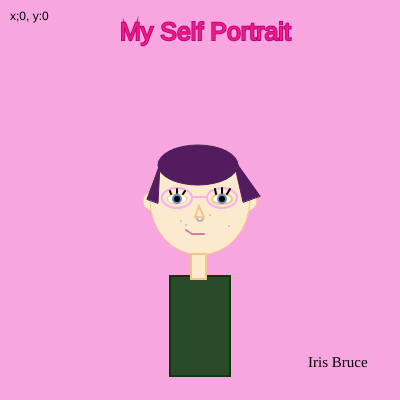
Frame 1 (no input)
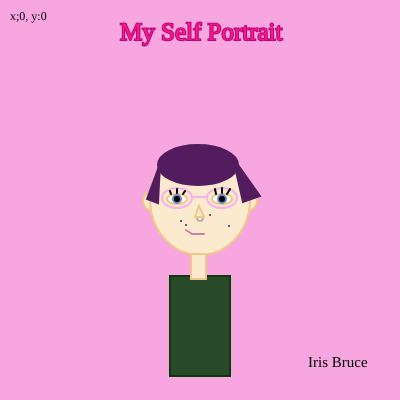
Frame 60 (no input)
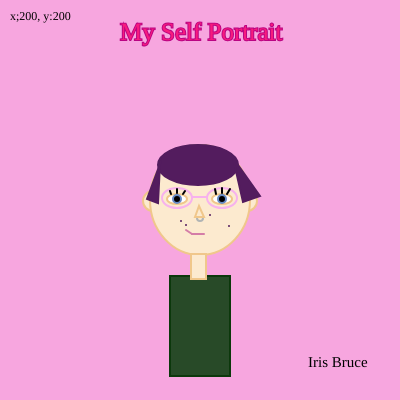
Frame 120 (the mouse pressed at the canvas centre since frame 60)

The p5.js sketch that drew these frames (run headless with seeded random() and noise() and a simulated clock; from frame 60 on, the mouse is pressed at the canvas centre):

// p5.js sketch
// ── sketch.js
function setup() {
createCanvas (400,400);
}

function draw (){
background(247, 166, 223);

fill(0);
noStroke();
textSize(12);
text("x;" + round(mouseX) + ", y:" + round(mouseY), 10, 20)

//left ear
fill(252, 234, 207);
noStroke()
stroke(240, 199, 139);
circle(153,201,20);

//right ear
fill(252, 234, 207);
noStroke()
stroke(240, 199, 139);
circle(247,201,20);

//head
fill(252, 234, 207);
noStroke()
stroke(240, 199, 139);
ellipse(200,200,100,110);

//hair
fill(83, 28, 94)
stroke(83, 28, 94)
ellipse(198,165,80,40)
triangle(147,199,160,164,158,203)
triangle(260,196,233,158,243,202)

//moles
fill(82, 54, 25)
point(210,215)
fill(82, 54, 25)
point(229,226)
fill(82, 54, 25)
point(186,225)
fill(82, 54, 25)
point(181,221)

//left eye
fill(300)
noStroke()
stroke(240, 199, 139)
ellipse (177,199,20,10)
//left eyeball
fill(0)
stroke(102, 138, 196)
strokeWeight(2)
circle (177,199,8)

//right eye
fill(300)
noStroke()
stroke(240, 199, 139)
ellipse (222,199,20,10)
//right eyeball
fill(0)
stroke(102, 138, 196)
strokeWeight(2)
circle (222,199,8)

//left glasses
noFill()
stroke(247, 178, 237)
ellipse(177,198,30,20)
//right glasses
noFill()
stroke(247, 178, 237)
ellipse(222,198,30,20)
line(192,197,207,197)

//nose ring
noFill()
stroke(177, 181, 181)
circle(200,218,6)

//nose
fill(252, 234, 207)
stroke(240, 199, 139)
triangle(195,217,199,206,204,217)

//mouth
stroke(0)
line(171,194,170,191)
stroke(0)
line(177,193,177,189)
stroke(0)
line(183,194,185,191)

//left eyelashes
stroke(0)
line(216,194,215,189)
stroke(0)
line(222,193,222,188)
stroke(0)
line(227,194,230,189)
//right eyelashes
stroke(212, 125, 167)
line(186,230,192,234)
stroke(212, 125, 167)
line(192,234,204,234)

//clothes
fill(40, 74, 40)
stroke(12, 56, 12)
rect(170,276,60,100)
//neck
fill(252, 234, 207)
stroke(240, 199, 139)
rect(191,254,15,25)

//title
fill(247, 27, 126);
stroke(186, 4, 131);
textSize(25);
text('My Self Portrait',120,40);

//sign
fill(0);
noStroke()
textSize(15);
textFont('Pacifico')
text('Iris Bruce',308,367);


}
